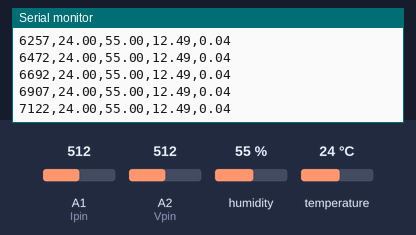
Bench run of a sketch on a simulated Arduino Uno, built with avr-gcc and run on an emulated ATmega328P. Shown: the last lines printed to the serial monitor. Inputs (shaded band) come from the test bench; at power-on: A1 (Ipin) = 512, A2 (Vpin) = 512, humidity 55 %, temperature 24 °C. Storage starts empty.

Above: at 7.2 s.
7.3 s: A1 (Ipin) set to 386
At 7.5 s:
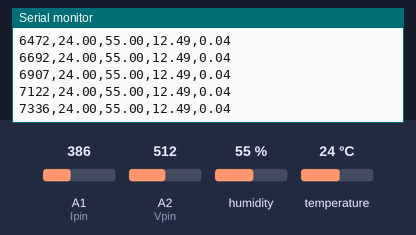
13.6 s: A1 (Ipin) set to 362
At 13.75 s:
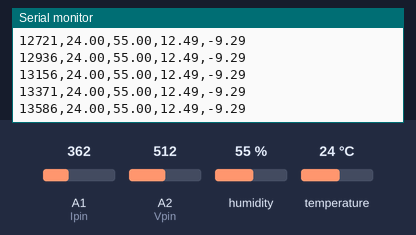
Timing chart, 0 to 16.1 s (numbered marks = the images above; inputs shaded):
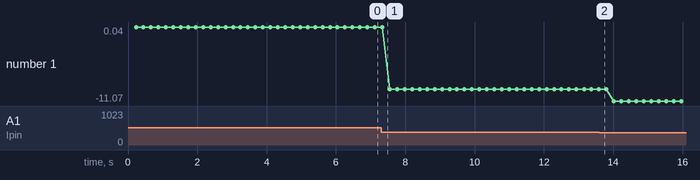

The sketch:

SD_03.ino
```cpp
#include <SD.h>
#include <DHT.h>    // importa la Librerias DHT
#include <DHT_U.h>
#include <EEPROM.h>

// File .txt for SD
File logFile;
boolean saver;

// DHT22 Temperature and humidity
int SENSOR = 2;
float TEMPERATURA;
float HUMEDAD;
DHT dht(SENSOR, DHT22);


// Sensor de corriente
// Voltios/Amperio sensor de 30A
float Sensibilidad = 0.066;
float Iread,Ivalue;
int Ipin = A1;

// Sensor de voltaje de 0-25 V
int Vpin = A2;
float Vvalue;

void setup(){
  dht.begin();
  Serial.begin(9600);
  Serial.print(F("Iniciando SD ..."));
  if (!SD.begin(9))
  {
    Serial.println(F("Error al iniciar"));
    return;
  }
  Serial.println(F("Iniciado correctamente"));
}

void loop(){
  TEMPERATURA = dht.readTemperature();  // obtencion de valor de temperatura
  HUMEDAD = dht.readHumidity();   // obtencion de valor de humedad
  Vvalue = analogRead(Vpin)*(0.0244); //V=l*(Vomax/Vimax)
  Iread = analogRead(Ipin)*(5.0 / 1023.0);
  Ivalue=(Iread-2.5)/Sensibilidad;
  delay(200);

  //Serial.print("SD value ");
  //Serial.println(SD.begin(9));
  // Abrir archivo y escribir valor
  logFile = SD.open("datalog.txt", FILE_WRITE);

  if (logFile) {
        int temp = TEMPERATURA;
        int rh = HUMEDAD;
        logFile.print(millis());
        Serial.print(millis());
        logFile.print(",");
        Serial.print(",");
        logFile.print(TEMPERATURA);
        Serial.print(TEMPERATURA);
        logFile.print(",");
        Serial.print(",");
        logFile.print(HUMEDAD);
        Serial.print(HUMEDAD);
        logFile.print(",");
        Serial.print(",");
        logFile.print(Vvalue);
        Serial.print(Vvalue);
        logFile.print(",");
        Serial.print(",");
        logFile.println(Ivalue);
        Serial.println(Ivalue);
        logFile.close();
  }
  else {
    Serial.println("Error al abrir el archivo");
    while (!logFile){
      logFile = SD.open("datalog.txt", FILE_WRITE);
      if (logFile) {
        int temp = TEMPERATURA;
        int rh = HUMEDAD;
        logFile.print(millis());
        Serial.print(millis());
        logFile.print(",");
        Serial.print(",");
        logFile.print(TEMPERATURA);
        Serial.print(TEMPERATURA);
        logFile.print(",");
        Serial.print(",");
        logFile.println(HUMEDAD);
        Serial.println(HUMEDAD);
        logFile.print(",");
        Serial.print(",");
        logFile.print(Vvalue);
        Serial.print(Vvalue);
        logFile.print(",");
        Serial.print(",");
        logFile.println(Ivalue);
        Serial.println(Ivalue);
        logFile.close();
        logFile.close();
      }}}}
```

Measured:
- plotted number 1: 0.04 → -9.29 after the input at 7.3 s, -9.29 → -11.07 after the input at 13.6 s
